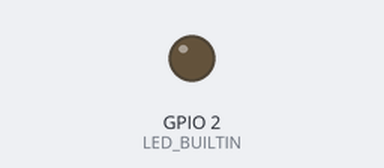
Bench run of a program on a simulated ESP8266 (NodeMCU). Shown: output pins drawn as LEDs (lit = HIGH, except the on-board LED, lit = LOW). WiFi joins after 1.5 s; servers stay silent unless stated; what the program prints to the serial monitor is not drawn.

Above: at 6.0 s.
At 10.05 s:
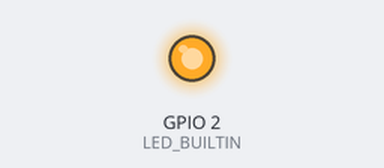
Timing chart, 0 to 15.1 s (numbered marks = the images above):
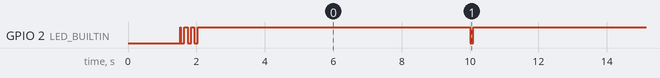

Measured:
- by itself, GPIO 2 (LED_BUILTIN): HIGH → LOW at 1.5 s, → HIGH 0.10 s later, → LOW 0.10 s later, → HIGH 0.10 s later, … (30 changes in this stretch)

The program:

main.cpp
```cpp
#include <Arduino.h>
#include <ESP8266WiFi.h>
#include <WiFiUdp.h>
#include <ESP8266mDNS.h>
#include <string.h>
#include "server.h"
#include "globals.h"

MDNSResponder mdns;
WiFiUDP udp;

static void setupWifi();
static void sendPacket();
static unsigned char* createPacket(const char* address);
static void blink(int count, int interval);

static size_t get_hex_from_string(const char *buf, size_t buflen, unsigned *hex);
static int get_ether(const char *hardware_addr, unsigned char *dest);

void setup()
{
	pinMode(LED_BUILTIN, OUTPUT);
        digitalWrite(LED_BUILTIN, LOW);

	Serial.begin(BAUD);
	Serial.println("subteno system initializing");

        setupWifi();
        setupWebserver();

        digitalWrite(LED_BUILTIN, HIGH);
        Serial.println("system ready.");
        blink(3, 100);
}

void loop()
{
        unsigned long current, diff;

        webserver.handleClient();

        current = millis();
        diff = current - lastPacketTime;

        if(diff >= packetFrequency)
        {
                sendPacket();
                lastPacketTime = current;
        }
}

static void setupWifi()
{
        Serial.print("Connecting to ");
        Serial.print(ssid);
        Serial.print("... ");

        WiFi.begin(ssid, password);

        while (WiFi.status() != WL_CONNECTED)
                delay(500);

        Serial.println("ok");

        //
        Serial.print("Starting MDNS responder... ");

        if (mdns.begin("subteno", WiFi.localIP()))
                Serial.println("ok");
        else
        {
                Serial.println("failed.");
                while(1){delay(1000);}
        }

        Serial.print("Acquired IP: ");
        Serial.println(WiFi.localIP());
}

static void sendPacket()
{
        unsigned char* packet;

        blink(1, 100);
        packet = createPacket(targetMAC);

        udp.beginPacket(targetIP, WOL_PORT);
        for(int i = 0; i < 102; i++)
                udp.write(packet[i]);
        udp.endPacket();
}

static unsigned char* createPacket(const char* address)
{
        unsigned char* message = (unsigned char*)malloc(sizeof(unsigned char) * 102);
        unsigned char* message_ptr = message;
        unsigned char* mac = (unsigned char*)malloc(sizeof(unsigned char) * 6);

        get_ether(address, mac);

        // six 0xFF's
        memset(message_ptr, 0xFF, 6);
	message_ptr += 6;

        // followed by 16 repetitions of the 48-bit (6-byte) MAC of the target
	for (int i = 0; i < 16; i++)
        {
		memcpy(message_ptr, mac, 6);
		message_ptr += 6;
	}

        return message;
}

static void blink(int count, int interval)
{
	for(int i = 0; i < count; i++)
	{
		digitalWrite(LED_BUILTIN, LOW);
		delay(interval);
		digitalWrite(LED_BUILTIN, HIGH);
		delay(interval);
	}
}

// ref: https://github.com/scratch-org/wol.c/
static size_t get_hex_from_string(const char *buf, size_t buflen, unsigned *hex)
{
	size_t i;

	*hex = 0;
	for (i = 0; i < buflen && buf[i] != '\0'; ++i) {
		*hex <<= 4;
		if (isdigit(buf[i])) {
			*hex |= buf[i] - '0';
		} else if (buf[i] >= 'a' && buf[i] <= 'f') {
			*hex |= buf[i] - 'a' + 10;
		} else if (buf[i] >= 'A' && buf[i] <= 'F') {
			*hex |= buf[i] - 'A' + 10;
		} else {
			return 0; /* Error */
		}
	}
	return i;
}

// ref: https://github.com/scratch-org/wol.c/
static int get_ether(const char *hardware_addr, unsigned char *dest)
{
	const char *orig = hardware_addr;
	size_t i;

	for (i = 0; *hardware_addr != '\0' && i < 6; ++i) {
		/* Parse two characters at a time. */
		unsigned hex;
		size_t chars_read = get_hex_from_string(hardware_addr, 2, &hex);
		if (chars_read == 0) {
			return -1;
		} else {
			hardware_addr += chars_read;
		}

		*dest++ = (unsigned char)(hex & 0xFF);

		/* We might get a colon here, but it is not required. */
		if (*hardware_addr == ':') ++hardware_addr;
	}

	return (hardware_addr - orig == 17) ? 0 : -1;
}
```

globals.cpp
```cpp
#include "globals.h"

// CONFIGURED SECRET THINGS;
const char* ssid = "";
const char* password = "";
char* targetMAC = (char*)"";

// constants
const int BAUD = 9600;
const int WOL_PORT = 9;

// mutables
char* targetIP = (char*)"192.168.1.255"; // the usual LAN broadcast IP
unsigned long packetFrequency = 10000;
unsigned long lastPacketTime;
```

globals.h
```cpp
#ifndef __SUBTENO_GLOBALS
#define __SUBTENO_GLOBALS

// constants
extern const int BAUD;
extern const char* ssid;
extern const char* password;

extern const int WOL_PORT;

// mutables
extern char* targetMAC;
extern char* targetIP;
extern unsigned long packetFrequency;
extern unsigned long lastPacketTime;

#endif
```

server.cpp
```cpp
#include <Arduino.h>
#include <ESP8266WiFi.h>
#include <WiFiClient.h>
#include <stdlib.h>
#include "server.h"
#include "globals.h"

ESP8266WebServer webserver(80);

static void handleRoot();
static void handleStatus();
static void handleNotFound();

static String writeJsonProperty(String key, String value, bool comma);

void setupWebserver()
{
	Serial.print("Starting webserver... ");
    webserver.on("/", handleRoot);
	webserver.on("/status", handleStatus);
	webserver.onNotFound(handleNotFound);

	webserver.begin();
	Serial.println("ok");
}

static void handleRoot()
{
	webserver.send(200, "text/plain", "ok");
}

static void handleStatus()
{
	String response;

	response.concat("{");
	response.concat(writeJsonProperty("targetIP", String(targetIP), true));
	response.concat(writeJsonProperty("targetMAC", String(targetMAC), true));
	response.concat(writeJsonProperty("packetFrequency", String(packetFrequency), true));
	response.concat(writeJsonProperty("lastPacketTime", String(lastPacketTime), false));
	response.concat("}\n");

	webserver.send(200, "application/json", response);
}

static void handleNotFound()
{
    webserver.send(404, "text/plain", "");
}

static String writeJsonProperty(String key, String value, bool comma)
{
	String ret;

	ret.concat("\"");
	ret.concat(key);
	ret.concat("\":");

	ret.concat("\"");
	ret.concat(value);
	ret.concat("\"");

	if(comma)
		ret.concat(",");

	return ret;
}
```

server.h
```cpp
#ifndef __SUBTENO_SERVER
#define __SUBTENO_SERVER

#include <ESP8266WebServer.h>

extern ESP8266WebServer webserver;

void setupWebserver();

#endif
```
